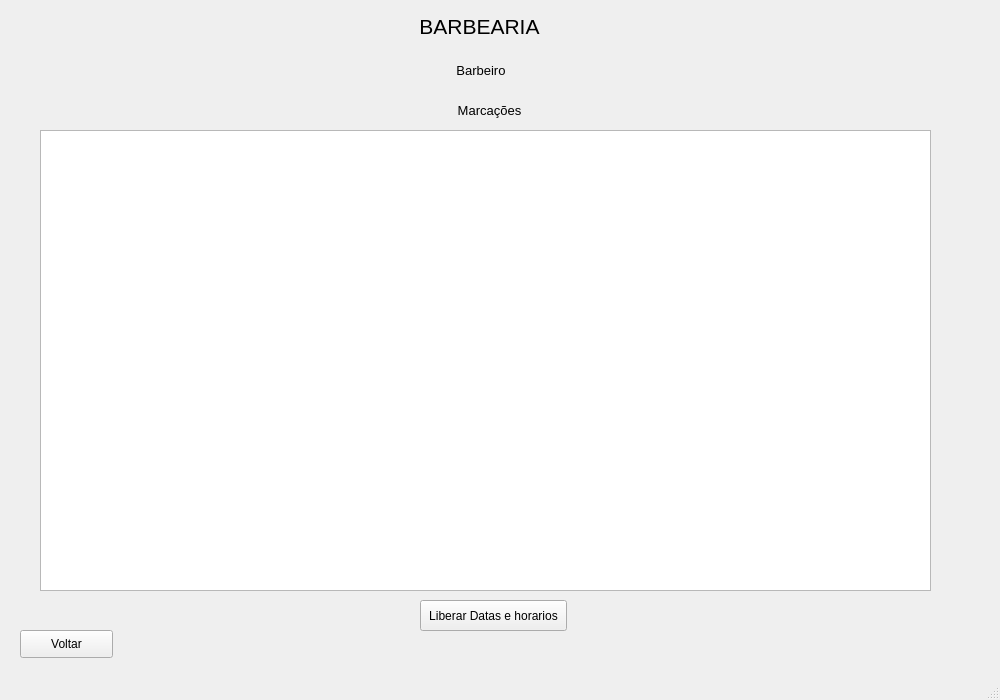
<?xml version="1.0" encoding="UTF-8"?>
<ui version="4.0">
 <class>Tela_busca_Barbeiro</class>
 <widget class="QMainWindow" name="Tela_busca_Barbeiro">
  <property name="geometry">
   <rect>
    <x>0</x>
    <y>0</y>
    <width>1000</width>
    <height>700</height>
   </rect>
  </property>
  <property name="minimumSize">
   <size>
    <width>1000</width>
    <height>700</height>
   </size>
  </property>
  <property name="maximumSize">
   <size>
    <width>1000</width>
    <height>700</height>
   </size>
  </property>
  <property name="windowTitle">
   <string>MainWindow</string>
  </property>
  <widget class="QWidget" name="centralwidget">
   <widget class="QPushButton" name="pushButton">
    <property name="geometry">
     <rect>
      <x>20</x>
      <y>630</y>
      <width>93</width>
      <height>28</height>
     </rect>
    </property>
    <property name="text">
     <string>Voltar</string>
    </property>
   </widget>
   <widget class="QLabel" name="label">
    <property name="geometry">
     <rect>
      <x>410</x>
      <y>10</y>
      <width>139</width>
      <height>33</height>
     </rect>
    </property>
    <property name="text">
     <string>&lt;html&gt;&lt;head/&gt;&lt;body&gt;&lt;p align=&quot;center&quot;&gt;&lt;span style=&quot; font-size:16pt;&quot;&gt;BARBEARIA&lt;/span&gt;&lt;/p&gt;&lt;/body&gt;&lt;/html&gt;</string>
    </property>
   </widget>
   <widget class="QListView" name="listView">
    <property name="geometry">
     <rect>
      <x>40</x>
      <y>130</y>
      <width>891</width>
      <height>461</height>
     </rect>
    </property>
    <property name="editTriggers">
     <set>QAbstractItemView::NoEditTriggers</set>
    </property>
    <property name="selectionMode">
     <enum>QAbstractItemView::SingleSelection</enum>
    </property>
   </widget>
   <widget class="QPushButton" name="pushButton_2">
    <property name="geometry">
     <rect>
      <x>420</x>
      <y>600</y>
      <width>147</width>
      <height>31</height>
     </rect>
    </property>
    <property name="text">
     <string>Liberar Datas e horarios</string>
    </property>
   </widget>
   <widget class="QLabel" name="label_3">
    <property name="geometry">
     <rect>
      <x>450</x>
      <y>60</y>
      <width>62</width>
      <height>21</height>
     </rect>
    </property>
    <property name="text">
     <string>&lt;html&gt;&lt;head/&gt;&lt;body&gt;&lt;p align=&quot;center&quot;&gt;&lt;span style=&quot; font-size:10pt;&quot;&gt;Barbeiro&lt;/span&gt;&lt;/p&gt;&lt;/body&gt;&lt;/html&gt;</string>
    </property>
   </widget>
   <widget class="QLabel" name="label_4">
    <property name="geometry">
     <rect>
      <x>450</x>
      <y>100</y>
      <width>79</width>
      <height>21</height>
     </rect>
    </property>
    <property name="text">
     <string>&lt;html&gt;&lt;head/&gt;&lt;body&gt;&lt;p align=&quot;center&quot;&gt;&lt;span style=&quot; font-size:10pt;&quot;&gt;Marcações&lt;/span&gt;&lt;/p&gt;&lt;/body&gt;&lt;/html&gt;</string>
    </property>
   </widget>
  </widget>
  <widget class="QStatusBar" name="statusbar"/>
 </widget>
 <resources/>
 <connections/>
</ui>
